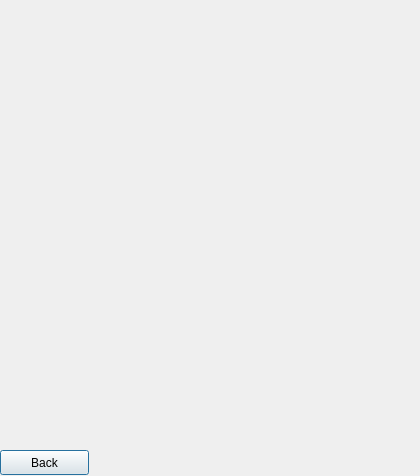
<?xml version="1.0" encoding="UTF-8"?>
<ui version="4.0">
 <class>StaticsWindow</class>
 <widget class="QDialog" name="StaticsWindow">
  <property name="geometry">
   <rect>
    <x>0</x>
    <y>0</y>
    <width>420</width>
    <height>476</height>
   </rect>
  </property>
  <property name="minimumSize">
   <size>
    <width>420</width>
    <height>476</height>
   </size>
  </property>
  <property name="maximumSize">
   <size>
    <width>420</width>
    <height>476</height>
   </size>
  </property>
  <property name="windowTitle">
   <string>Statistics</string>
  </property>
  <widget class="QPushButton" name="btnBack">
   <property name="geometry">
    <rect>
     <x>0</x>
     <y>450</y>
     <width>89</width>
     <height>25</height>
    </rect>
   </property>
   <property name="text">
    <string>Back</string>
   </property>
  </widget>
  <widget class="QLabel" name="label">
   <property name="geometry">
    <rect>
     <x>40</x>
     <y>100</y>
     <width>351</width>
     <height>271</height>
    </rect>
   </property>
   <property name="text">
    <string/>
   </property>
   <property name="pixmap">
    <pixmap resource="resource.qrc">:/img/Statistics.png</pixmap>
   </property>
   <property name="scaledContents">
    <bool>true</bool>
   </property>
  </widget>
 </widget>
 <resources>
  <include location="resource.qrc"/>
 </resources>
 <connections/>
</ui>
